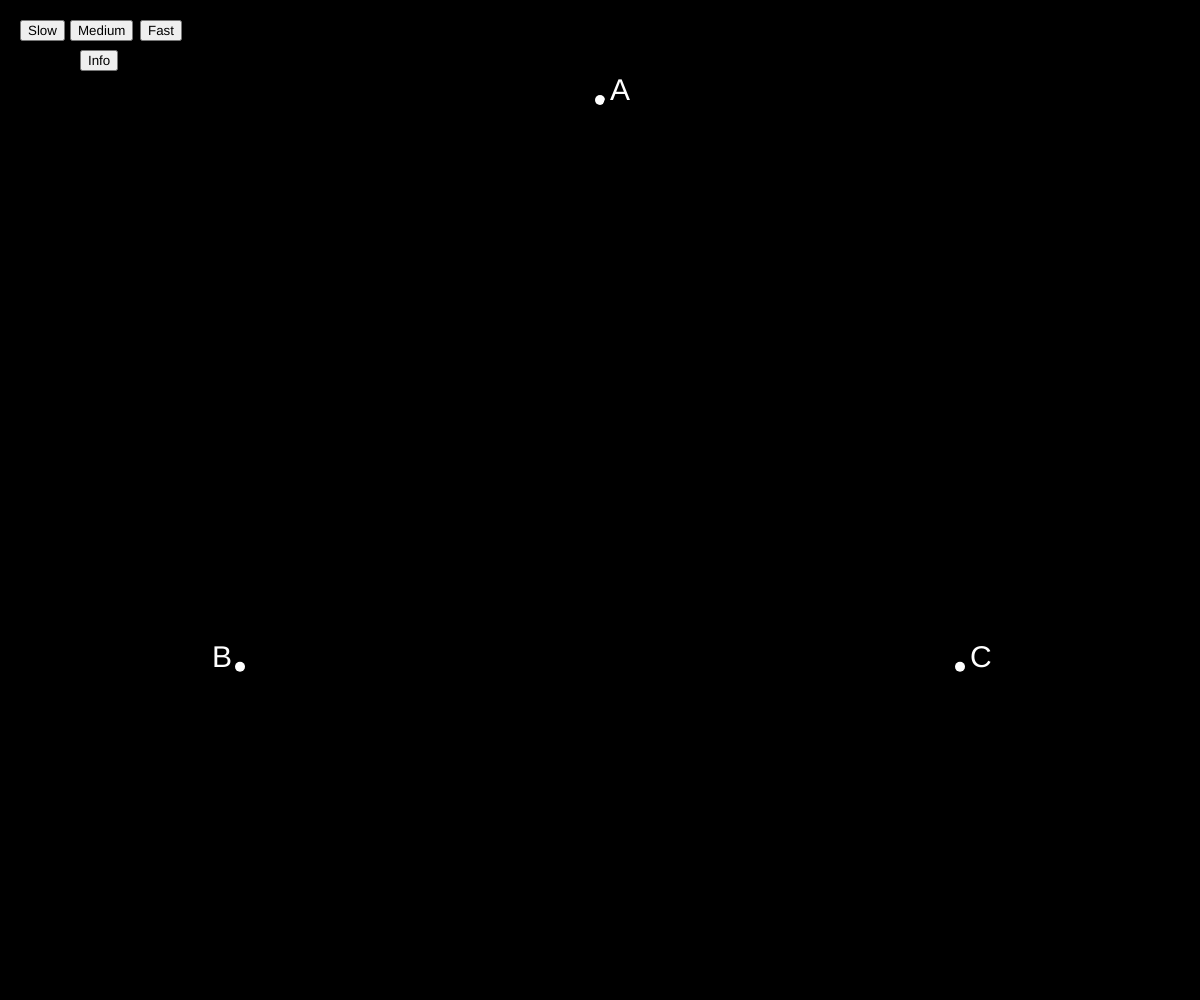
Frame 1 (no input)
Frame 60 (no input): identical to frame 1, image omitted
Frame 120 (the mouse pressed at the canvas centre since frame 60): identical to frame 1, image omitted

The p5.js sketch that drew this single still picture (run headless with seeded random() and noise() and a simulated clock; from frame 60 on, the mouse is pressed at the canvas centre):

// p5.js sketch
// ── sketch.js
function setup() {
    createCanvas(windowWidth, windowHeight);
    background(0);
    ax = windowWidth/2;
    ay = windowHeight/10;
    bx = windowWidth/5;
    by = windowHeight/1.5;
    cx = windowWidth/1.25;
    cy = windowHeight/1.5;
    x = random(width);
    y = random(height);
    mængde = 0;
  
    // Punkt a
  let a = createVector(ax, ay);
  stroke(255)
  strokeWeight(10);
  point(a);

  
  // Punkt b
  let b = createVector(bx, by);
  strokeWeight(10);
  point(b);

  
  // Punkt c
  let c = createVector(cx, cy);
  strokeWeight(10);
  point(c);

  
  stroke(0);
  fill(255)
  textSize(30);
  text("A", windowWidth/2 + 10, windowHeight/10);
  textSize(30);
  text("B", windowWidth/5 - 28, windowHeight/1.5);
  textSize(30);
  text("C", windowWidth/1.25 + 10, windowHeight/1.5);
  
  button = createButton('Slow');
  button.position(20, 20);
  button.mousePressed(slow);
  
  button = createButton('Medium');
  button.position(70, 20);
  button.mousePressed(medium);

  button = createButton('Fast');
  button.position(140, 20);
  button.mousePressed(fast);
  
  button = createButton('Info');
  button.position(80, 50);
  button.mousePressed(info);
}

function draw() {
  
  for (let i = 0; i < mængde; i++) {
  stroke(255,0,0)
  strokeWeight(3)
  point(x, y);
  
  let punkter = ['a', 'b', 'c'];
  let punkt = random(punkter);
  console.log(punkt)  
  

  if (punkt == 'a') {
    x = lerp(x, ax, 0.5);
    y = lerp(y, ay, 0.5);
    
  } else if (punkt == 'b') {
    x = lerp(x, bx, 0.5);
    y = lerp(y, by, 0.5);
             
  } else if (punkt == 'c') {
    x = lerp(x, cx, 0.5);
    y = lerp(y, cy, 0.5);
    
    }
  }                    
}


function slow() {
  mængde = 1;

}

function medium() {
  mængde = 10;

}

function fast() {
  mængde = 100;

}

function info() {
  textSize(15);
  textAlign(CENTER);
  text("3 hvide vilkårlige punkter er blevet placeret på kanvas. Et fjerde punkt bliver også placeret tilfældigt. Derefter bliver der udvalgt et tilfældigt punk, A, B eller C. Fra det fjerde punkt, til det nu udvalgte punkt, bliver der tegnet en prik i midten.", windowWidth/4, windowHeight/1.2, windowWidth/2, windowHeight/1.1);
}
